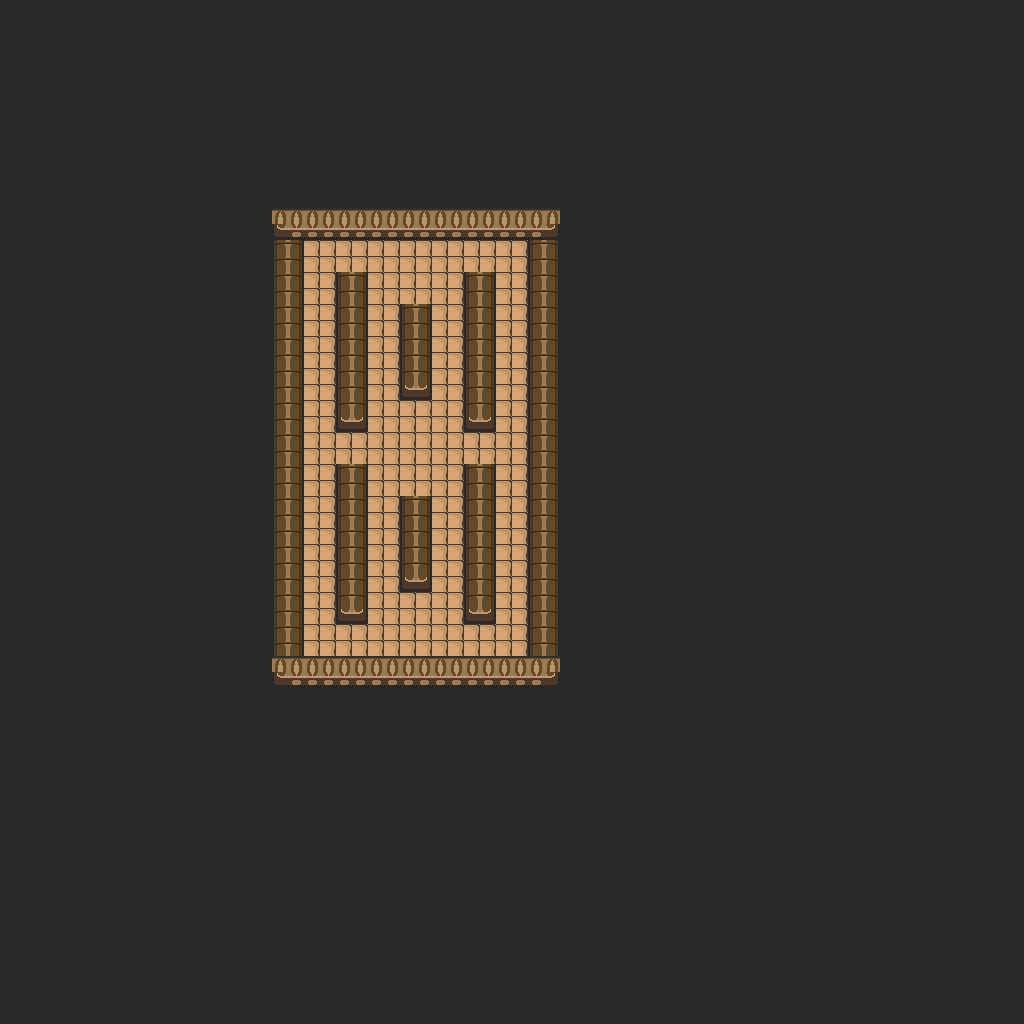

A 2D game scene composited from a Tiled map and its tileset images. What follows is a short description and the map's XML, with each tile layer's data collapsed to a summary:
An orthogonal 64x64 tile map with 16x16 px tiles, 1 tile layer (base), 1 hidden layer not drawn and 20 objects.

<map version="1.10" tiledversion="1.12.1" orientation="orthogonal" renderorder="right-down" width="64" height="64" tilewidth="16" tileheight="16" infinite="0" nextlayerid="3" nextobjectid="21">
 <tileset firstgid="1" source="../classiciphone_pics4.tsx" />
 <layer id="1" name="base" width="64" height="64">
  <data>[4096 cells, 4096 non-empty, 8 distinct tile ids]</data>
 </layer>
 <layer id="2" name="collision" width="64" height="64" visible="0">
  <properties><property name="collision" value="true" /></properties>
  <data>[4096 cells, 3836 non-empty, 1 distinct tile ids]</data>
 </layer>
 <objectgroup id="3" name="npcs">
  <object id="1" x="576.0" y="480.0" width="16" height="16">
   <properties>
    <property name="script" type="string">-- Auto-converted from GraalScript
-- if (playerchats) {
-- if (strequals(#c,done)){ setlevel2 gc_waitingroom_01.nw,14,16;
end
-- if (strequals(#g,Game Coordinator)) {
-- if (strequals(#c,home)) setlevel2 gc_gc_01.nw,31.5,32;
end
-- if (created) {
-- setshape 1,32,32;
end
end</property>
   </properties>
  </object>
  <object id="2" x="576.0" y="528.0" width="16" height="16">
   <properties>
    <property name="script" type="string">-- Auto-converted from GraalScript
-- join("level_sparlevel");</property>
   </properties>
  </object>
  <object id="3" x="576.0" y="576.0" width="16" height="16">
   <properties>
    <property name="script" type="string">-- Auto-converted from GraalScript
-- if (playerchats &amp;&amp; strequals(#g,Game Coordinator)) {
-- if (strequals(#c,start)) save[0] = 1;
-- if (strequals(#c,Stop)) save[0] = 0;
-- if (strequals(#c,pause on)) save[1] = 1;
-- if (strequals(#c,pause off)) save[1] = 0;
-- if (strequals(#c,commands)) say2
-- Commands are:
-- #bstart
-- #bstop
-- #bpause on
-- #bpause off;
end
-- [CLIENT-SIDE — server no-op]
-- if (playerenters || timeout) {
-- if (!strequals(#g,Game Coordinator)) {
-- if (save[1] == 0) movement_handlepause = 0.1;
-- if (save[0] == 0) {
-- movement_handleitems = 0.1;
-- movement_handlesword = 0.1;
-- }
-- elseif (save[0] == 1) {
-- // dont do anything
-- }
-- }
-- }
-- timeout = 0.05;</property>
   </properties>
  </object>
  <object id="4" x="608.0" y="528.0" width="16" height="16">
   <properties>
    <property name="script" type="string">-- Auto-converted from GraalScript
-- join("gc_level_sparring");</property>
   </properties>
  </object>
  <object id="5" x="272.0" y="656.0" width="16" height="16">
   <properties>
    <property name="gani" value="corner-left.png" />
    <property name="script" type="string">-- Auto-converted from GraalScript
-- // NPC made by N
-- if (created) {
end
-- if (playertouchsme) {
end</property>
   </properties>
  </object>
  <object id="6" x="544.0" y="656.0" width="16" height="16">
   <properties>
    <property name="gani" value="corner-right.png" />
    <property name="script" type="string">-- Auto-converted from GraalScript
-- // NPC made by N
-- if (created) {
end
-- if (playertouchsme) {
end</property>
   </properties>
  </object>
  <object id="7" x="352.0" y="464.0" width="16" height="16">
   <properties>
    <property name="gani" value="corner-right.png" />
    <property name="script" type="string">-- Auto-converted from GraalScript
-- // NPC made by N
-- if (created) {
end
-- if (playertouchsme) {
end</property>
   </properties>
  </object>
  <object id="8" x="336.0" y="464.0" width="16" height="16">
   <properties>
    <property name="gani" value="corner-left.png" />
    <property name="script" type="string">-- Auto-converted from GraalScript
-- // NPC made by N
-- if (created) {
end
-- if (playertouchsme) {
end</property>
   </properties>
  </object>
  <object id="9" x="544.0" y="208.0" width="16" height="16">
   <properties>
    <property name="gani" value="corner-right.png" />
    <property name="script" type="string">-- Auto-converted from GraalScript
-- // NPC made by N
-- if (created) {
end
-- if (playertouchsme) {
end</property>
   </properties>
  </object>
  <object id="10" x="272.0" y="208.0" width="16" height="16">
   <properties>
    <property name="gani" value="corner-left.png" />
    <property name="script" type="string">-- Auto-converted from GraalScript
-- // NPC made by N
-- if (created) {
end
-- if (playertouchsme) {
end</property>
   </properties>
  </object>
  <object id="11" x="352.0" y="272.0" width="16" height="16">
   <properties>
    <property name="gani" value="corner-right.png" />
    <property name="script" type="string">-- Auto-converted from GraalScript
-- // NPC made by N
-- if (created) {
end
-- if (playertouchsme) {
end</property>
   </properties>
  </object>
  <object id="12" x="336.0" y="272.0" width="16" height="16">
   <properties>
    <property name="gani" value="corner-left.png" />
    <property name="script" type="string">-- Auto-converted from GraalScript
-- // NPC made by N
-- if (created) {
end
-- if (playertouchsme) {
end</property>
   </properties>
  </object>
  <object id="13" x="464.0" y="272.0" width="16" height="16">
   <properties>
    <property name="gani" value="corner-left.png" />
    <property name="script" type="string">-- Auto-converted from GraalScript
-- // NPC made by N
-- if (created) {
end
-- if (playertouchsme) {
end</property>
   </properties>
  </object>
  <object id="14" x="480.0" y="272.0" width="16" height="16">
   <properties>
    <property name="gani" value="corner-right.png" />
    <property name="script" type="string">-- Auto-converted from GraalScript
-- // NPC made by N
-- if (created) {
end
-- if (playertouchsme) {
end</property>
   </properties>
  </object>
  <object id="15" x="416.0" y="304.0" width="16" height="16">
   <properties>
    <property name="gani" value="corner-right.png" />
    <property name="script" type="string">-- Auto-converted from GraalScript
-- // NPC made by N
-- if (created) {
end
-- if (playertouchsme) {
end</property>
   </properties>
  </object>
  <object id="16" x="400.0" y="304.0" width="16" height="16">
   <properties>
    <property name="gani" value="corner-left.png" />
    <property name="script" type="string">-- Auto-converted from GraalScript
-- // NPC made by N
-- if (created) {
end
-- if (playertouchsme) {
end</property>
   </properties>
  </object>
  <object id="17" x="464.0" y="464.0" width="16" height="16">
   <properties>
    <property name="gani" value="corner-left.png" />
    <property name="script" type="string">-- Auto-converted from GraalScript
-- // NPC made by N
-- if (created) {
end
-- if (playertouchsme) {
end</property>
   </properties>
  </object>
  <object id="18" x="480.0" y="464.0" width="16" height="16">
   <properties>
    <property name="gani" value="corner-right.png" />
    <property name="script" type="string">-- Auto-converted from GraalScript
-- // NPC made by N
-- if (created) {
end
-- if (playertouchsme) {
end</property>
   </properties>
  </object>
  <object id="19" x="416.0" y="496.0" width="16" height="16">
   <properties>
    <property name="gani" value="corner-right.png" />
    <property name="script" type="string">-- Auto-converted from GraalScript
-- // NPC made by N
-- if (created) {
end
-- if (playertouchsme) {
end</property>
   </properties>
  </object>
  <object id="20" x="400.0" y="496.0" width="16" height="16">
   <properties>
    <property name="gani" value="corner-left.png" />
    <property name="script" type="string">-- Auto-converted from GraalScript
-- // NPC made by N
-- if (created) {
end
-- if (playertouchsme) {
end</property>
   </properties>
  </object>
 </objectgroup>
</map>
